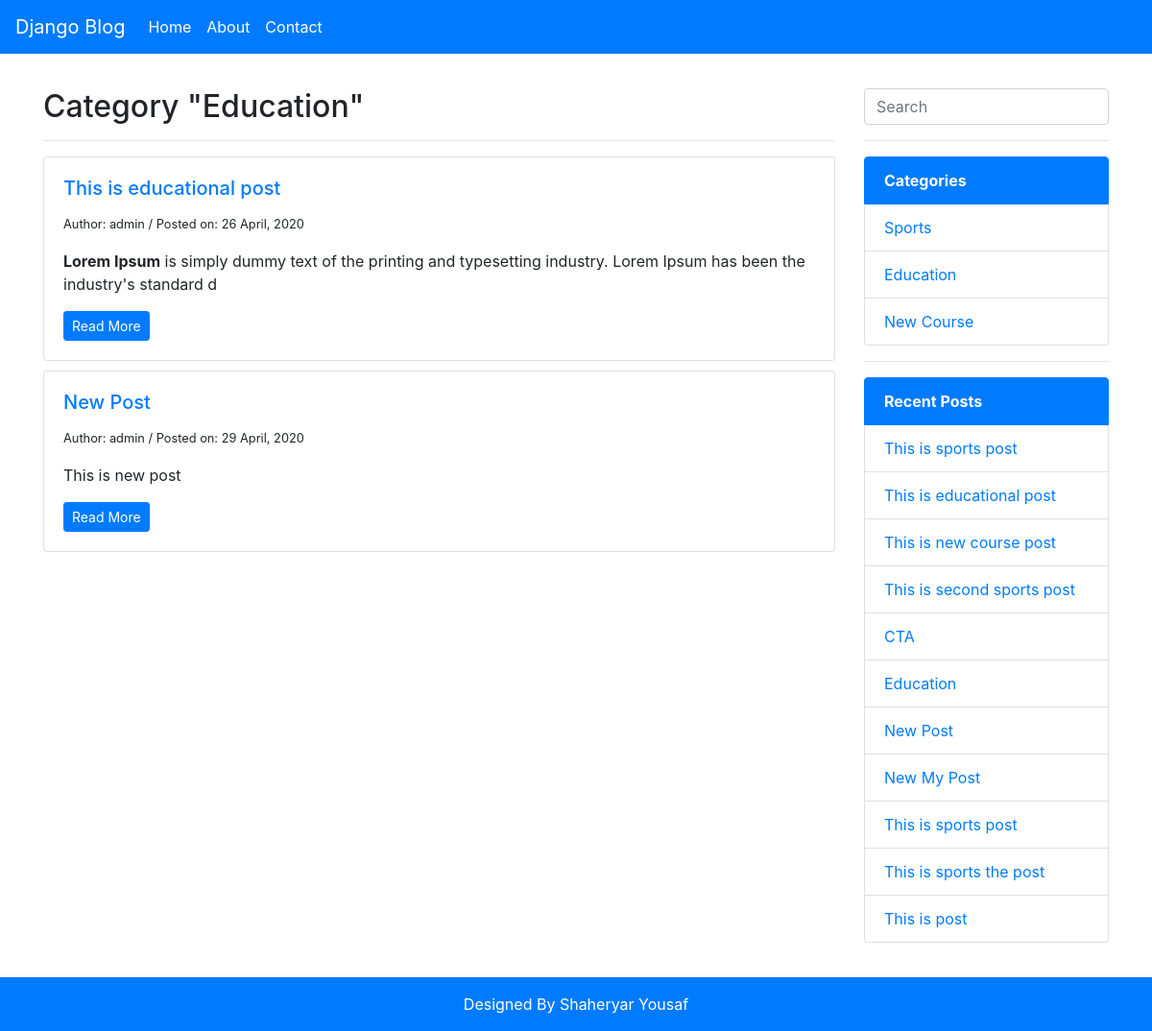
The page /blog/category/education on the database its author committed.
### posts/models.py (models this page shows, shortened)
class Category(models.Model):
    title = models.CharField(max_length=200)
    meta_title = models.CharField(max_length=200, blank=True)
    meta_description = models.TextField(blank=True)
    slug = models.SlugField(unique=True, blank=True)
    created_at = models.DateTimeField(auto_now_add=True)
    updated_at = models.DateTimeField(auto_now=True)
    class Meta:
        verbose_name = 'Category'
        verbose_name_plural = 'Categories'

class Post(models.Model):
    category = models.ForeignKey(Category, on_delete=models.DO_NOTHING, related_name='category_set')
    title = models.CharField(max_length=200)
    description = RichTextField()
    is_published = models.BooleanField(default=True)
    author = models.ForeignKey(User, on_delete=models.DO_NOTHING)
    meta_title = models.CharField(max_length=200, blank=True)
    meta_description = models.TextField(blank=True)
    slug = models.SlugField(unique=True, blank=True)
    created_at = models.DateTimeField(auto_now_add=True)
    updated_at = models.DateTimeField(auto_now=True)

### posts/views.py (the view)
# urls.py: path('category/<slug>', views.category, name='category'),
def category(request, slug):
	category = Category.objects.get(slug=slug)
	cposts = Post.objects.filter(category=category.id).filter(is_published=True)
	categories = Category.objects.all()
	posts = Post.objects.all().filter(is_published=True)
	context = {
		'category': category,
		'cposts': cposts,
		'categories': categories,
		'posts': posts
	}
	return render(request, 'posts/category.html', context)
	pass

### templates/posts/category.html (shortened to what this page needs)
{% extends 'base.html' %}
{% block content %}
	<div class="col-lg-9 col-xs-12">
		<h2>Category "{{category.title}}"</h2>
		<hr />
    	{% if cposts %}
    		{% for post in cposts %}
	    	<div class="card">
			  	<div class="card-body">
				    <h5 class="card-title"><a href="{% url 'index' post.slug %}">{{post.title}}</a></h5>
				    <small>Author: {{ post.author }}  / Posted on: {{ post.created_at | date:"d F, Y" }}</small>
				    <p class="card-text">{{post.description | safe | slice:":150"}}</p>
				    <a href="{% url 'index' post.slug %}" class="btn btn-primary btn-sm">Read More</a>
			  	</div>
			</div>
			{% endfor %}
    	{% else %}
    		No Posts
    	{% endif %}
    </div>
    <div class="col-lg-3 col-xs-12">
        {% include 'partials/sidebar.html' %}
    </div>
{% endblock %}

### templates/partials/sidebar.html (shortened to what this page needs)
<aside>
	<form action="{% url 'search' %}">
	    <input type="search" name="keywords" placeholder="Search" class="form-control" />
	</form>
    <hr />
    <ul class="list-group">
    	<li class="list-group-item active"><b>Categories</b></li>
    	{% if categories %}
    		{% for category in categories %}
    			<li class="list-group-item"><a href="{% url 'category' category.slug %}">{{ category.title }}</a></li>
    		{% endfor %}
    	{% else %}
    		No Categories
    	{% endif %}
    </ul>
    <hr />
    <ul class="list-group">
    	<li class="list-group-item active"><b>Recent Posts</b></li>
    	{% if posts %}
    		{% for post in posts %}
    			<li class="list-group-item"><a href="{% url 'index' post.slug %}">{{post.title}}</a></li>
    		{% endfor %}
    	{% else %}
    		No Posts
    	{% endif %}
    </ul>
</aside>

### blog/static/css/style.css (style rules this page uses)
p { margin-top: 1rem !important; }
.card { margin-bottom: 10px; }
.card h5 a, .card h5 a:hover { text-decoration: none; }
ul li a, ul li a:hover { text-decoration: none; }

### rows shown on the page
Category: title "Education"
Post: title "This is educational post", author "admin", created_at "26 April, 2020", description "Lorem Ipsum is simply dummy text of the printing and typesetting industry. Lorem Ipsum has been the industry's standard d"
Post: title "New Post", author "admin", created_at "29 April, 2020", description "This is new post"
Category: title "Sports"
Category: title "New Course"
Post: title "This is sports post"
Post: title "This is new course post"
Post: title "This is second sports post"
Post: title "CTA"
Post: title "Education"
Post: title "New My Post"
Post: title "This is sports post"
Post: title "This is sports the post"
Post: title "This is post"
